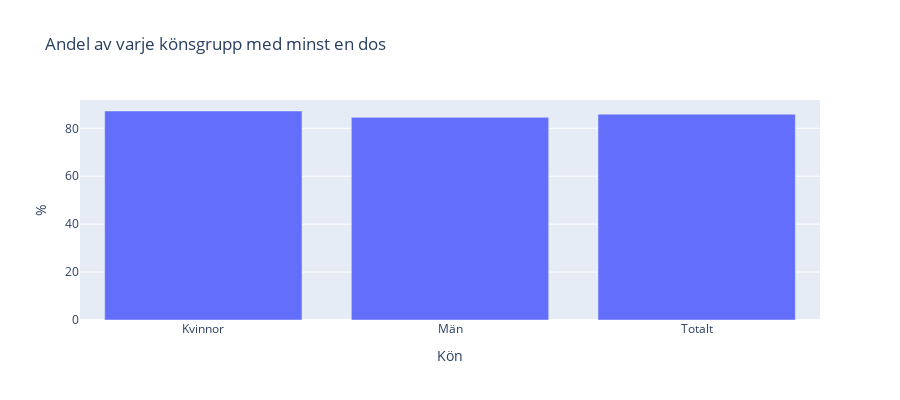
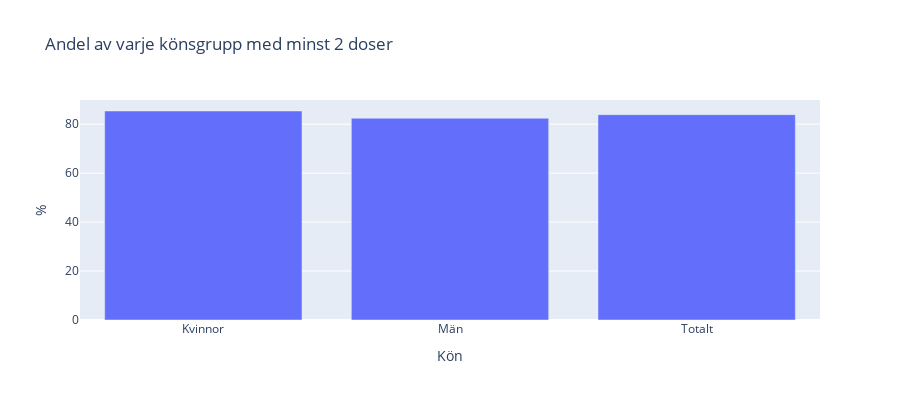

These figures' notebook cell, in order:
### Code cell
data = {'Kön': ['Totalt', 'Totalt', 'Män', 'Män', 'Kvinnor', 'Kvinnor'],
        'Antal vaccinerade': [7810380, 7627588, 3858688, 3759898, 3951692, 3867690],
        'Andel vaccinerade': [0.858964, 0.838861, 0.845743, 0.824090, 0.872279, 0.853737],
        'Vaccinationsstatus': ['Minst 1 dos', 'Minst 2 doser', 'Minst 1 dos', 'Minst 2 doser', 'Minst 1 dos', 'Minst 2 doser']}

vaccinated_gender = pd.DataFrame(data)

# Filter data for at least one dose
minst_1_dos = vaccinated_gender[vaccinated_gender['Vaccinationsstatus'] == 'Minst 1 dos']

# Filter data for at least two doses
minst_2_doser = vaccinated_gender[vaccinated_gender['Vaccinationsstatus'] == 'Minst 2 doser']

# Calculate the percentage of each gender group for at least one dose
andel_minst_1_dos = minst_1_dos.groupby('Kön')['Andel vaccinerade'].mean() * 100

# Calculate the percentage of each gender group for at least two doses
andel_minst_2_doser = minst_2_doser.groupby('Kön')['Andel vaccinerade'].mean() * 100


print("Andel av varje könsgrupp med minst en dos:")
print(andel_minst_1_dos)

print("\nAndel av varje könsgrupp med minst 2 doser:")
print(andel_minst_2_doser)

# plotly graph
fig_minst_1_dos = px.bar(andel_minst_1_dos.reset_index(), x='Kön', y='Andel vaccinerade',
                         title='Andel av varje könsgrupp med minst en dos',
                         labels={'Andel vaccinerade': '%'},
                         height=400)
fig_minst_2_doser = px.bar(andel_minst_2_doser.reset_index(), x='Kön', y='Andel vaccinerade',
                           title='Andel av varje könsgrupp med minst 2 doser',
                           labels={'Andel vaccinerade': '%'},
                           height=400)


fig_minst_1_dos.show()
fig_minst_2_doser.show()

html_path_kpi1 = "../Labb/Visualiseringar/KPI_1.html"
fig_minst_1_dos.write_html(html_path_kpi1)
fig_minst_2_doser.write_html(html_path_kpi1)

### Figure 1 — Plotly figure (JSON) as saved in the notebook; plotly's stock layout.template omitted (floating-point values rounded to 4 significant figures)
{"data": [{"alignmentgroup": "True", "hovertemplate": "Kön=%{x}<br>%=%{y}<extra></extra>", "legendgroup": "", "marker": {"color": "#636efa", "pattern": {"shape": ""}}, "name": "", "offsetgroup": "", "orientation": "v", "showlegend": false, "textposition": "auto", "type": "bar", "x": ["Kvinnor", "Män", "Totalt"], "xaxis": "x", "y": [87.23, 84.57, 85.9], "yaxis": "y"}], "layout": {"barmode": "relative", "height": 400, "legend": {"tracegroupgap": 0}, "title": {"text": "Andel av varje könsgrupp med minst en dos"}, "xaxis": {"anchor": "y", "domain": [0, 1], "title": {"text": "Kön"}}, "yaxis": {"anchor": "x", "domain": [0, 1], "title": {"text": "%"}}}}

### Figure 2 — Plotly figure (JSON) as saved in the notebook; plotly's stock layout.template omitted (floating-point values rounded to 4 significant figures)
{"data": [{"alignmentgroup": "True", "hovertemplate": "Kön=%{x}<br>%=%{y}<extra></extra>", "legendgroup": "", "marker": {"color": "#636efa", "pattern": {"shape": ""}}, "name": "", "offsetgroup": "", "orientation": "v", "showlegend": false, "textposition": "auto", "type": "bar", "x": ["Kvinnor", "Män", "Totalt"], "xaxis": "x", "y": [85.37, 82.41, 83.89], "yaxis": "y"}], "layout": {"barmode": "relative", "height": 400, "legend": {"tracegroupgap": 0}, "title": {"text": "Andel av varje könsgrupp med minst 2 doser"}, "xaxis": {"anchor": "y", "domain": [0, 1], "title": {"text": "Kön"}}, "yaxis": {"anchor": "x", "domain": [0, 1], "title": {"text": "%"}}}}
